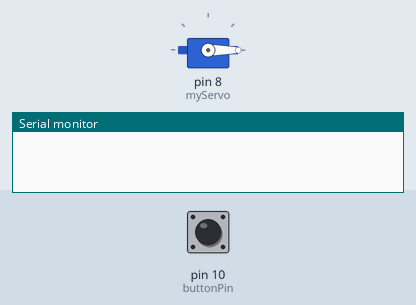
The sketch below on a simulated Arduino Uno, built with avr-gcc and run on an emulated ATmega328P. On the bench: servo, the last lines printed to the serial monitor. Inputs (shaded band) come from the test bench; at power-on: pin 10 (buttonPin) HIGH.

Above: at 1.2 s.
1.3 s: pin 10 (buttonPin) pulled LOW for 0.15 s
At 2.5 s:
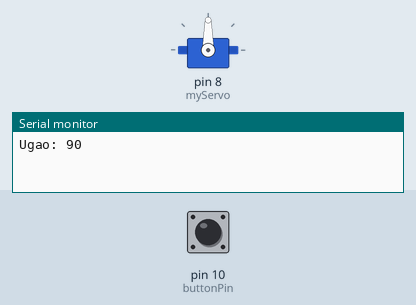
2.9 s: pin 10 (buttonPin) pulled LOW for 1 s
At 3.9 s:
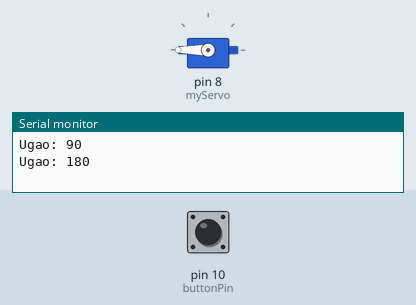
5.4 s: pin 10 (buttonPin) pulled LOW for 3.2 s
At 5.8 s:
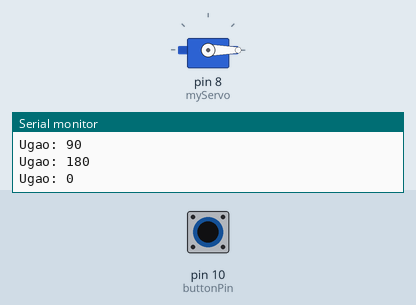
Timing chart, 0 to 8.4 s (numbered marks = the images above; inputs shaded):
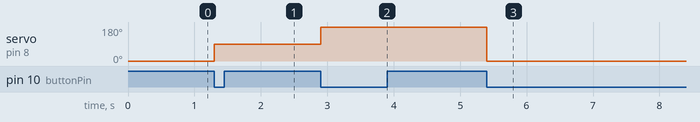

The sketch:

jednostavniServo.ino
```cpp
#include <Servo.h>

Servo myServo;

const int buttonPin = 10;       // Taster je na pinu 10
int angle = 0;                  // Trenutni ugao
bool lastButtonState = HIGH;    // Prethodno stanje tastera

void setup() {
  Serial.begin(9600);           // Aktiviraj Serial Monitor
  myServo.attach(8);            // Servo na pinu 8
  pinMode(buttonPin, INPUT_PULLUP); // Koristi pull-up
  myServo.write(angle);         // Postavi početni ugao
}

void loop() {
  bool buttonState = digitalRead(buttonPin);

  // Ako je taster sada LOW, a bio je HIGH → klik
  if (lastButtonState == HIGH && buttonState == LOW) {
    angle += 90;
    if (angle > 180) {
      angle = 0;
    }
    myServo.write(angle);
    Serial.print("Ugao: ");
    Serial.println(angle);
    delay(300);  // Kraći debounce (brža reakcija)
  }

  lastButtonState = buttonState;
}
```

Measured:
- after the input at 1.3 s, servo on pin 8 (myServo): 0° → 90° at once
- after the input at 2.9 s, servo on pin 8 (myServo): 90° → 180° at once
- after the input at 5.4 s, servo on pin 8 (myServo): 180° → 0° at once
